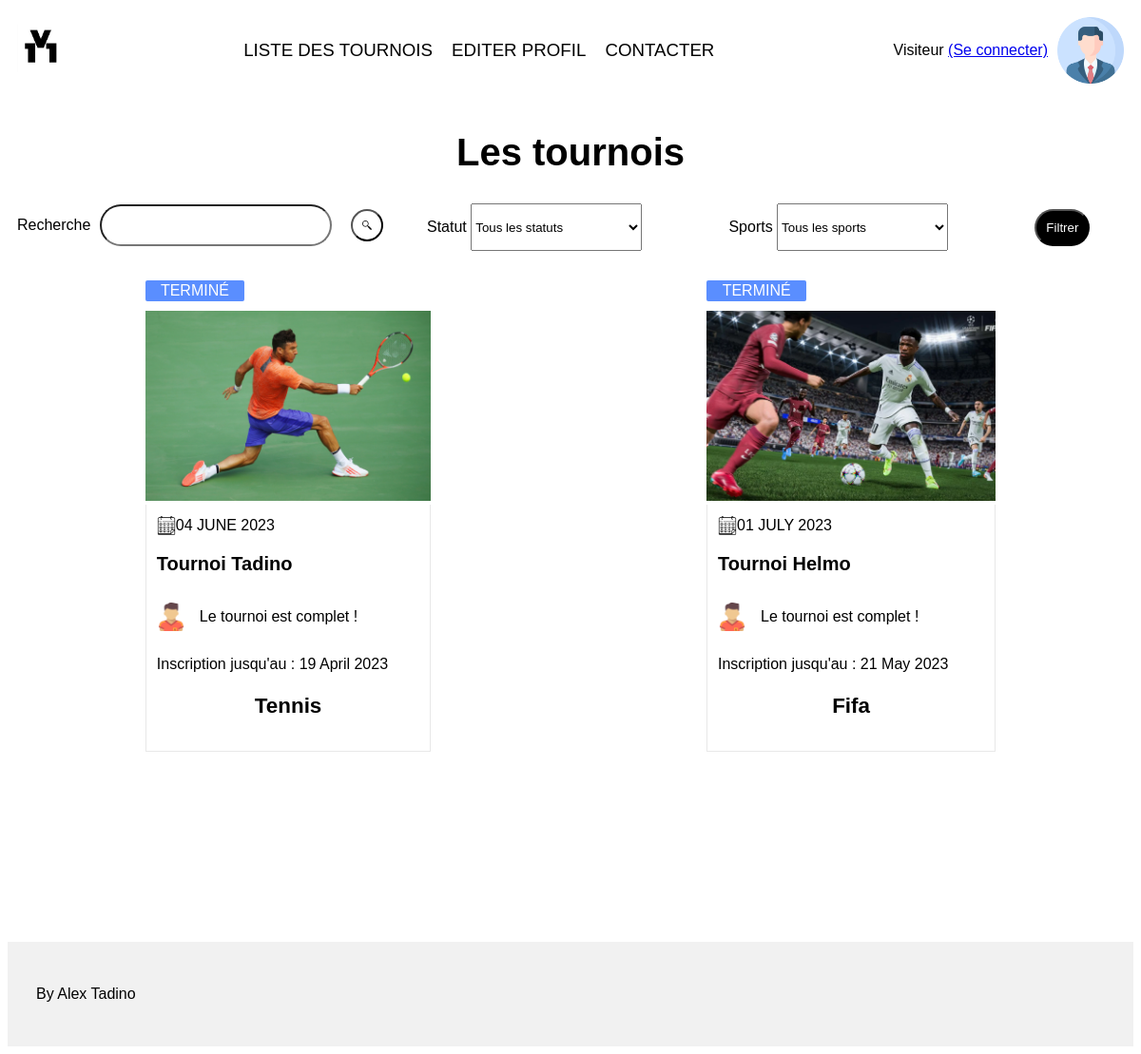
The page /listeTournois.php on the database its author committed.
### tables this page shows
CREATE TABLE `ewin_tournoi` (
  `id` int NOT NULL,
  `nom` varchar(100) NOT NULL,
  `sportId` int NOT NULL,
  `placesDispo` int NOT NULL,
  `idStatut` int NOT NULL,
  `dateTournoi` date NOT NULL,
  `dateFinInscription` date NOT NULL,
  `estActif` int NOT NULL
);

CREATE TABLE `ewin_sport` (
  `id` int NOT NULL,
  `nom_sport` varchar(100) NOT NULL
);

### php/Tournoi.php (called while the page is built, shortened)
<?php
class Tournoi
{
    private $id;
    private $nom;
    private $dateTournoi;
    private $dateFinInscription;
    public function allTournois($message) {
        try {
            $bdd = DBLink::connect2db(MYDB, $message);
            $bdd->setAttribute( PDO::ATTR_CASE, PDO::CASE_NATURAL );
            $stmt = $bdd->prepare("SELECT * FROM " . self::TABLE_NAME . " WHERE estActif = :estActif ORDER BY dateTournoi ASC");
            $estActif1 = 1;
            $stmt->bindParam(':estActif', $estActif1);
            $stmt->execute();
            $result = $stmt->fetchAll(PDO::FETCH_CLASS, 'Ewin\Tournoi');
            return $result;
        } catch (Exception $e) {
            $message .= $e->getMessage();
        }
    }
    public function nbrJoueurInTournoi() {
        try {
            $bdd = DBLink::connect2db(MYDB, $message);
            $bdd->setAttribute( PDO::ATTR_CASE, PDO::CASE_NATURAL );
            $stmt = $bdd->prepare("SELECT COUNT(*) FROM ewin_participer etp JOIN ewin_tournoi et ON etp.id_tournoi = et.id WHERE id_tournoi = :idTournoi");
            $stmt->bindParam(':idTournoi', $this->id);
            $stmt->execute();
            $result = $stmt->fetch();
            return $result[0];
        } catch (Exception $e) {
            $message .= $e->getMessage();
        }
    }
    public function getId()
    {
        return $this->id;
    }
    public function getNom() {
        return $this->nom;
    }
    public function getStatut($idTournoi, $message)
    {
        try {
            $bdd = DBLink::connect2db(MYDB, $message);
            $bdd->setAttribute( PDO::ATTR_CASE, PDO::CASE_NATURAL );
            $stmt = $bdd->prepare("SELECT statut FROM ewin_statut es JOIN ewin_tournoi et ON es.id_statut = et.idStatut WHERE et.id = :idTournoi");
            $stmt->bindParam(':idTournoi', $idTournoi);
            $stmt->execute();
            $result = $stmt->fetch();
            return $result[0];
        } catch (Exception $e) {
            $message .= $e->getMessage();
        }
    }
    public function getDateTournoi()
    {
        return $this->dateTournoi;
    }
    public function getDateFinInscription()
    {
        return $this->dateFinInscription;
    }
    public function getSport($idTournoi, $message) {
        try {
            $bdd = DBLink::connect2db(MYDB, $message);
            $bdd->setAttribute( PDO::ATTR_CASE, PDO::CASE_NATURAL );
            $stmt = $bdd->prepare("SELECT nom_sport FROM ewin_tournoi et JOIN ewin_sport es ON et.sportId = es.id WHERE et.id = :idTournoi");
            $stmt->bindParam(':idTournoi', $idTournoi);
            $stmt->execute();
            $result = $stmt->fetch();
            return $result[0];
        } catch (Exception $e) {
            $message .= $e->getMessage();
        }
    }
    public function setTournoi($id, $nom, $sportId, $placeDispo, $idStatut, $dateTournoi, $dateFinInscription, $estActif)
    {
        $this->id = $id;
        $this->nom = $nom;
        $this->dateTournoi = $dateTournoi;
        $this->dateFinInscription = $dateFinInscription;
    }
}

### listeTournois.php (the view, shortened to what this page needs)
<?php
require 'php/Tournoi.php';
?>
<!DOCTYPE html>
<html lang="fr">
<head>
    <link rel="stylesheet" type="text/css" href="css/style.css">
</head>
<body>
    <?php require("inc/header.inc.php"); ?>
    <main>
        <h1 id="titreListeTournoi">Les tournois</h1>
        <section class="rechercheFiltreTournoi">
            <form id="rechercheTournoiConteneur" method="post">
                <label for="rechercheTournoi" id="labelRechercheTournoi">Recherche</label>
                <input id="rechercheTournoi" name="rechercheTournoi" type="text">
                <button type="submit" name="recherche" id="buttonRechercheTournoi"><img src="images/recherche.png" width="10" height="10" alt="RECHERCHE"></button>
            </form>
            <form class="filtreTournoi" method="post">
                <label for="statutTournoi" id="labelStatuttournoi">Statut
                    <select name="statutTournoi" id="statutTournoi">
                        <option value="tousLesStatuts">Tous les statuts</option>
                    </select>
                </label>
                <label for="sportsTournoi" id="labelsportsTournoi">Sports
                    <select name="sportsTournoi" id="sportsTournoi">
                        <option value="tousLesSports">Tous les sports</option>
                    </select>
                </label>
                <button type="submit" name="filtrer" id="buttonFiltrer">Filtrer</button>
            </form>
        </section>
        <section class="listeTournois">
            <?php
            $tournois = new Tournoi();
            $message = '';
            if (isset($_POST['filtrer']) && isset($_POST['statutTournoi']) && isset($_POST['sportsTournoi'])) {
                $filtreMesTournois = '';
                $idUser = null;
                if (isset($_POST['mesTournois'])) {
                    $idUser = isset($_SESSION['id']) ? $_SESSION['id'] : null;
                    if ($idUser == null) {
                        $message = 'Vous devez être connecté pour voir vos tournois';
                    }
                }
                $filtreStatut = '';
                switch ($_POST['statutTournoi']) {
                    case 'ouvert':
                        $filtreStatut = 1;
                        break;
                    case 'termine':
                        $filtreStatut = 2;
                        break;
                    case 'ferme':
                        $filtreStatut = 3;
                        break;
                    case 'enCours':
                        $filtreStatut = 4;
                        break;
                    case 'cloture':
                        $filtreStatut = 5;
                        break;
                    case 'genere':
                        $filtreStatut = 6;
                        break;
                    default:
                        $filtreStatut = 'Tous les statuts';
                        break;
                }
                $filtreSport = '';
                switch ($_POST['sportsTournoi']) {
                    case 'belotte':
                        $filtreSport = 1;
                        break;
                    case 'jeuEchecs':
                        $filtreSport = 2;
                        break;
                    case 'tennis':
                        $filtreSport = 3;
                        break;
                    case 'pingPong':
                        $filtreSport = 4;
                        break;
                    case 'fifa':
                        $filtreSport = 5;
                        break;
                    default:
                        $filtreSport = 'Tous les sports';
                        break;
                }
                $tournois = $tournois->tournoisFiltres($idUser, $filtreStatut, $filtreSport, $message);
            } elseif (isset($_POST['recherche'])) {
                $recherche = $_POST['rechercheTournoi'];
                $tournois = $tournois->tournoisRecherche($recherche, $message);
            } else {
                $tournois = $tournois->allTournois($message);
            }
            for ($i = 0; $i < count($tournois); $i++) : ?>
            <section class="tournoi">
                <?php
                $tournoi = new Tournoi();
                $tournoi->setTournoi($tournois[$i]->getId(), $tournois[$i]->getNom(), $tournois[$i]->getSportId(), $tournois[$i]->getPlacesDispo(), $tournois[$i]->getIdStatut(), $tournois[$i]->getDateTournoi(), $tournois[$i]->getDateFinInscription(), $tournois[$i]->getEstActif());
                switch ($tournoi->getStatut($tournois[$i]->getId(), $message)) {
                    case 'Termine':
                        echo '<span class="statutTournoi" id="statutTermine">terminé</span>';
                        break;
                }
                ?>
                <a href="consulterTournoi.php?id=<?php echo $tournoi->getId()?>"><img class="imageSportTournoi" src="images/<?php
                    switch ($tournoi->getSport($tournoi->getId(), $message)) {
                        case 'Tennis':
                            echo 'tennis.jpg';
                            break;
                        case 'Fifa':
                            echo 'fifa.jpg';
                            break;
                    }
                    ?>" alt="SportTournoiImage" width="200" height="200"></a>
                <div class="infosTournoi">
                    <div class="dateTournoiConteneur">
                        <img src="images/calendrier.png" alt="CALENDRIER" width="20" height="20">
                        <span class="dateTournoi">
                            <?php
                            $dateTournoi = $tournoi->getDateTournoi();
                            $datetimeTournoi = DateTime::createFromFormat("Y-m-d", $dateTournoi);
                            $new_dateTournoi = $datetimeTournoi->format("d F Y");
                            echo $new_dateTournoi;
                            ?>
                        </span>
                    </div>
                    <h3 class="nomTournoi"><a href="consulterTournoi.php?id=<?php echo $tournoi->getId()?>"><?php echo $tournoi->getNom(); ?></a></h3>
                    <div class="nombreJoueur">
                        <img src="images/joueur.png" alt="JOUEUR" width="30" height="30">
                        <p><?php
                            $nombreDePlaceRestantes = $tournoi->getPlacesDispo() - $tournoi->nbrJoueurInTournoi();
                            if ($nombreDePlaceRestantes == 0) {
                                echo 'Le tournoi est complet !';
                            } else {
                                echo $tournoi->getPlacesDispo() . ' joueurs (' . $nombreDePlaceRestantes . ' places restantes)';
                            }
                            ?>
                        </p>
                    </div>
                    <p class="dateFinInscription">Inscription jusqu'au :
                        <?php
                        $dateDateFinInscription = $tournoi->getDateFinInscription();
                        $datetimeFinInscription = DateTime::createFromFormat("Y-m-d", $dateDateFinInscription);
                        $new_dateFinInscription = $datetimeFinInscription->format("d F Y");
                        echo $new_dateFinInscription;
                        ?>
                    </p>
                    <p class="sportTournoiTextuel">
                        <?php
                            echo $tournoi->getSport($tournoi->getId(), $message);
                        ?>
                    </p>
                </div>
            </section>
            <?php endfor; ?>
        </section>
    </main>
    <?php require("inc/footer.inc.php"); ?>
</body>
</html>

### css/style.css (style rules this page uses)
html { font-family: 'Noto Sans JP', sans-serif; width: 100%; }
form { display: flex; flex-direction: column; }
input[type=text], input[type=email], input[type=password], input[type=number], input[type=date], input[type=file], select { margin-bottom: 1rem; width: 300px; height: 30px; }
button { padding: 10px; display: flex; align-items: center; border-radius: 20px; justify-content: center; background: black; color: white; margin-top: 10px; }
.listeTournois { display: flex; flex-direction: row; flex-wrap: wrap; justify-content: space-around; }
.tournoi { display: flex; flex-direction: column; margin-bottom: 100px; overflow: hidden; }
.statutTournoi { display: flex; padding: 2px 7px; border-radius: 2px; margin-bottom: 10px; text-transform: uppercase; width: 30%; justify-content: center; color: white; align-items: center; }
.infosTournoi { padding: 12px; box-shadow: inset 1px 0 0 0 #e8e8e8, inset -1px -1px 0 0 #e8e8e8 }
.nombreJoueur { display: flex; align-items: center; }
.nombreJoueur img { margin-right: 15px; }
.imageSportTournoi { width: 100%; }
#titreListeTournoi { text-align: center; font-size: 40px; }
.nomTournoi a { text-decoration: none; color: black; font-size: 20px; white-space: nowrap; overflow: hidden; text-overflow: ellipsis; }
.dateTournoi { text-transform: uppercase; }
.dateTournoiConteneur { display: flex; align-items: center; }
#rechercheTournoi { width: 200px; height: 0; border-radius: 30px; padding: 20px; }
#rechercheTournoiConteneur { display: flex; flex-direction: row; margin-left: 10px; margin-bottom: 20px; align-items: baseline; }
#buttonRechercheTournoi { margin-left: 20px; background: white; }
#labelRechercheTournoi { margin-right: 10px; }
.filtreTournoi { width: 70%; display: flex; flex-direction: row; align-items: baseline; justify-content: space-around; }
#sportsTournoi, #statutTournoi { width: 180px; height: 50px; }
.rechercheFiltreTournoi { display: flex; align-items: flex-start; }
.sportTournoiTextuel { display: flex; justify-content: center; font-size: 1.4rem; font-weight: bold; }
#statutTermine { background-color: #5a8eff; }
.listeTournois { display: flex; }

### rows shown on the page
ewin_tournoi: shows "TERMINÉ", dateTournoi "04 JUNE 2023", nom "Tournoi Tadino", placesDispo "Le tournoi est complet !", dateFinInscription "19 April 2023", id.nom_sport "Tennis"
ewin_tournoi: shows "TERMINÉ", dateTournoi "01 JULY 2023", nom "Tournoi Helmo", placesDispo "Le tournoi est complet !", dateFinInscription "21 May 2023", id.nom_sport "Fifa"
